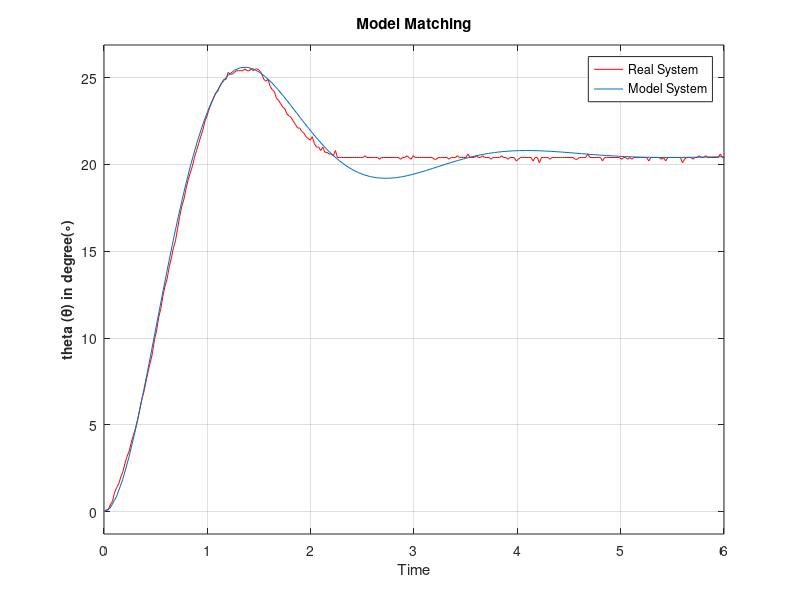

Recreate this plot in MATLAB. (Note: this script raises an error after producing the figure.)
%clc;%clear all;
load('cleanDataWidePos2.mat');
pos1_x = cleanDataWidePos2(:,1);
pos1_y = cleanDataWidePos2(:,2);
figure(1);

plot(pos1_x,pos1_y-pos1_y(1,1),'-r')
hold on;
% Initialization
iniForce = 0.0901;
gain = 130;
zeta =  0.4037;
wn =  2.5193;
Gp = tf(gain,[1 2*zeta*wn wn^2])
[gpnum,gpden] = tfdata(Gp)
step(Gp)
title('Model Matching')
xlabel('Time')
ylabel('theta (\theta) in degree(\circ)','FontSize',10,'FontWeight','bold')
legend('Real System','Model System')

%% Designing a compensator 1
% Poles of the desired systems
syms a b;
rt = 3;
po = 5;
[a,b]= solve(pi-atan(sqrt(1 - a^2)/a)/(b*sqrt(1-a^2))-rt , 100*exp((-a*pi)/sqrt(1-a^2))-po);

zetaDes = double(a);
wnDes = double(b);

Sd1 = (-zetaDes*wnDes + 1i*wnDes*sqrt(1-zetaDes^2));
Sd2 = (-zetaDes*wnDes - 1i*wnDes*sqrt(1-zetaDes^2));
%Sd1=Sd2;
phi = phase(freqresp(Gp,Sd1))*180/pi-360;
phiC = -180 - phi;
zc = real(Sd1);
phiZc = phase(Sd1-zc)*180/pi;
phiPc = phiZc - phiC;
pc =    real(Sd1) - imag(Sd1)/tand(phiPc);
% Gain
K = abs(Sd1-pc)/(abs(Sd1-zc)*abs(freqresp(Gp,Sd1)));
% Lead compensator
Gct = K*tf([1 -zc],[1 -pc]);
essDes = 1;
KvDes = 1/essDes;
KvCurr =  abs(freqresp(Gp*Gct,essDes));
alphaLag = KvDes/KvCurr;
Zc = real(Sd1);
Pc = Zc/alphaLag;
%% PD Controller system
T = -1/Pc;
Kp = K*Zc/Pc;
Kd = K*T;
Ki = 10;
C = tf([Kd Kp],[T 1]);
%% Plotting
%C1 = pid(0.01,0,0.005);
C1 = pid(Kp,Ki,Kd);
figure(2)
TT = feedback(C*Gp,1);
CF = feedback(C,Gp);
opt = stepDataOptions('StepAmplitude',1);
step(TT,opt)
title({'PD Controller Implementation', '(Step Response)'})
xlabel('Time')
ylabel('\theta','FontSize',12,'FontWeight','bold')
%stepinfo(CF)
